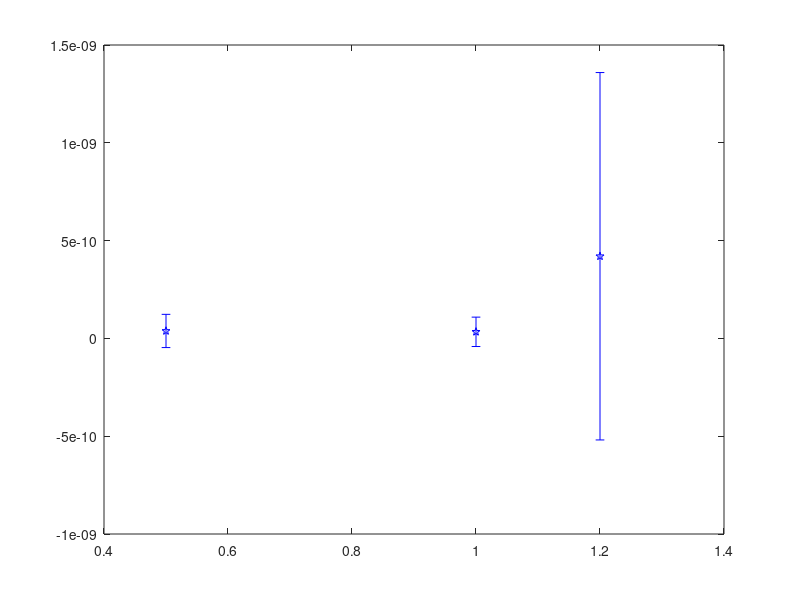

This chart was generated by the following MATLAB code: (Note: this script raises an error after producing the figure.)
% notepad3




load('RESULTS.mat');

i = 1;
while i <= 221
    
    % COLLECT COLOUR
    switch UNIVERSE(i).TOTAL_RESOURCES
        case 3
            % MOST BLUE
            instanceColour = [0 0 1];
        case 4
            %
            instanceColour = [0.333 0 0.666];
        case 5
            %
            instanceColour = [0.666 0 0.333];
        case 6
            % MOST RED
            instanceColour = [1 0 0];
    end    
    
    % EACH RECORD IN UNIVERSE/RESULTS PLOT
    scatter(UNIVERSE(i).MEAN_MAKESPAN, ...
        UNIVERSE(i).MEAN_PROCESSING, ...
        70, ...
        'MarkerEdgeColor',[0 0 0], ...
        'MarkerFaceColor',instanceColour,...
        'LineWidth',1);
    hold on
    
    % ITERATE TO NEW INSTANCE
    i = i + 1;
    
end

% RELEASE
hold off

% TITLES & LABELS
title('MEAN POPULATION VALUES FOR EACH CONFIGURATION')
ylabel('MEAN PROCESSING');
xlabel('MEAN MAKESPAN');

% OTHER 
grid on
grid minor 
ylim([195000 280000]);




x=[0.5,1.0,1.2];
y=[3.8083E-11,3.3634E-11,4.2001E-10];


% VERTICAL ERROR BARS
STD_VERT = [8.4924E-11  7.5113E-11  9.3915E-10];
errorbar(x,y,STD_VERT, 'bp')
hold on
% HORIZONTAL ERROR BARS
STD_HORI = [0.01  0.01  0.01];
errorbar(x,y,STD_HORI,'horizontal')

% LIMITS
xlim([0.25 1.5])
ylim([-1E-9 1E-9])

